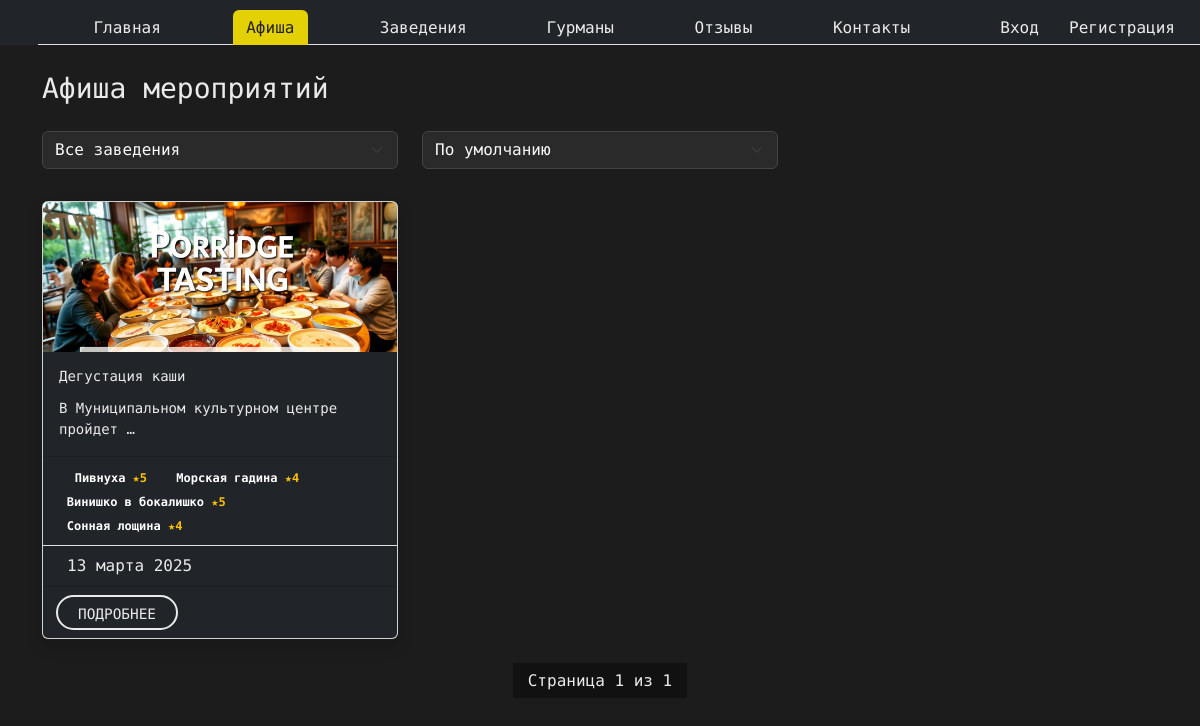
Screenshot of /events/ with the database file from the repository.
### landing/models.py (models this page shows, shortened)
class Event(models.Model):
  name = models.CharField(max_length=100)
  description = models.TextField()
  event_date = models.DateField()
  places = models.ManyToManyField(Place)

class EventImage(models.Model):
  event = models.ForeignKey(Event, on_delete=models.CASCADE, related_name='images')
  image = models.ImageField(
    validators=[FileExtensionValidator(allowed_extensions=["jpg", "png", "webp"])],
    verbose_name="Фото мероприятия",
    upload_to="events/",
    blank=True,
    null=True
  )

class Place(models.Model):
  name = models.CharField(max_length=100)
  description = models.TextField()
  place_email = models.EmailField()
  location = models.TextField()
  rating = models.DecimalField(max_digits=10, decimal_places=0)
  phone = models.TextField(max_length=50)
  website = models.URLField(max_length=200, blank=True, null=True)
  owner = models.ForeignKey('User', on_delete=models.SET_NULL, null=True, blank=True, related_name='owned_places')

### landing/views.py (the view)
# urls.py: path('events/', views.events, name='events'),
def events(request):
    events_list = Event.objects.all()
    place_id = request.GET.get('place')
    if place_id:
        events_list = events_list.filter(places__id=place_id)
    sort_by = request.GET.get('sort', 'id')  # По умолчанию по ID
    if sort_by == 'date':
        events_list = events_list.order_by('event_date')
    elif sort_by == 'name':
        events_list = events_list.order_by('name')
    paginator = Paginator(events_list, 12)
    page_number = request.GET.get('page')
    events_page = paginator.get_page(page_number)
    places = Place.objects.all()  # Для выпадающего списка
    return render(request, 'events/events.html', {
        'events': events_page,
        'places': places,
        'current_place': place_id,
        'current_sort': sort_by,
    })

### templates/events/events.html (shortened to what this page needs)
{% extends 'landing/base.html' %}
{% load static %}
{% block content %}
<div class="container my-4 my-md-5">
    <h1 class="mb-3 pt-5 pt-xl-4 custom-text-color">Афиша мероприятий</h1>
    <div class="row mb-4">
        <div class="col-md-6 col-lg-4 mb-2">
            <form method="GET" class="d-flex gap-2">
                <select name="place" class="form-select" onchange="this.form.submit()">
                    <option value="">Все заведения</option>
                </select>
            </form>
        </div>
        <div class="col-md-6 col-lg-4 mb-2">
            <form method="GET" class="d-flex gap-2">
                <select name="sort" class="form-select" onchange="this.form.submit()">
                    <option value="id" {% if current_sort == 'id' %}selected{% endif %}>По умолчанию</option>
                </select>
            </form>
        </div>
    </div>
    {% if events %}
        <div class="row row-cols-1 row-cols-sm-2 row-cols-md-3 g-3 g-md-4 mb-3">
            {% for event in events %}
            <div class="col">
                <div class="card h-100 shadow">
                    <img src="{% if event.images.exists %}{{ event.images.first.image.url }}{% else %}{% static 'img/default.png' %}{% endif %}"
                         class="card-img-top img-fluid"
                         alt="{{ event.name }}"
                         style="height: 150px; object-fit: cover;">
                    <div class="card-body bg-dark p-2 p-md-3">
                        <h5 class="card-title custom-text-color mb-1">{{ event.name }}</h5>
                        <p class="card-text custom-text-color small">{{ event.description|truncatewords:5 }}</p>
                    </div>
                     <ul class="list-group list-group-flush bg-dark">
                        <li class="list-group-item bg-dark">
                    {% for place in event.places.all %}
                        <span class="badge bg-secondary me-1 bg-dark">
                            {{ place.name }} <span class="text-warning">★{{ place.rating }}</span>
                        </span>
                    {% endfor %}
                        </li>
                        <li class="list-group-item bg-dark custom-text-color">
                            {{ event.event_date|date:"d E Y" }}
                        </li>
                    </ul>
                    <div class="card-footer bg-dark p-2 text-center button_user">
                        <a href="{% url 'event' event.id %}" class="btn custom-button btn-sm">Подробнее</a>
                    </div>
                </div>
            </div>
            {% endfor %}
        </div>
    {% endif %}
<nav aria-label="Page navigation" class="mt-4">
    <ul class="pagination justify-content-center flex-wrap">
        <li class="page-item">
            <span class=" bg_dark pag_size">Страница {{ events.number }} из {{ events.paginator.num_pages }}</span>
        </li>
    </ul>
</nav>
</div>
{% endblock %}

### landing/static/css/style.css (style rules this page uses)
body { background-color: #1c1c1c; color: white; font-family: 'LXGW WenKai Mono TC', 'Arial', sans-serif; }
a { color: #1f1f1f; text-decoration: none !important; outline: none !important; transition: all 0.3s ease-in-out; }
h1, h2, h3, h4, h5, h6 { letter-spacing: 0; font-weight: normal; position: relative; padding: 0 0 10px 0; line-height: normal; color: #111111; margin: 0; }
h1 { font-size: 28px; }
h5 { font-size: 14px; }
.button_user a { float: left; min-width: 75px; height: 35px; text-align: center; line-height: 35px; position: relative; padding: 0 15px; margin: 0 2px; }
.button_user .custom-button { display: inline-block; min-width: 120px; height: 35px; line-height: 35px; text-align: center; padding: 0 20px; margin: 0 5px; color: #eaeaea; border: 2px solid #eaeaea; border-radius: 25px; transition: all 0.3s ease; text-transform: uppercase; font-size: 0.9rem; }
.custom-text-color { color: #eaeaea; }
.bg_dark { color: #eaeaea; background: #111111; }
.pag_size { display: flex; min-width: 100px; height: 35px; text-align: center; line-height: 35px; padding: 0 15px!important; border: thin; }
.form-select { background-color: #2a2a2a; color: #f8f9fa; border: 1px solid #444; }

### rows the page displays
Event: images.first.image (picture), name "Дегустация каши", description "В Муниципальном культурном центре пройдет …", event_date "13 марта 2025"
Place: name "Пивнуха", rating "5"
Place: name "Морская гадина", rating "4"
Place: name "Винишко в бокалишко", rating "5"
Place: name "Сонная лощина", rating "4"

### other values shown
{{ events.number }} "1"
{{ events.paginator.num_pages }} "1"
